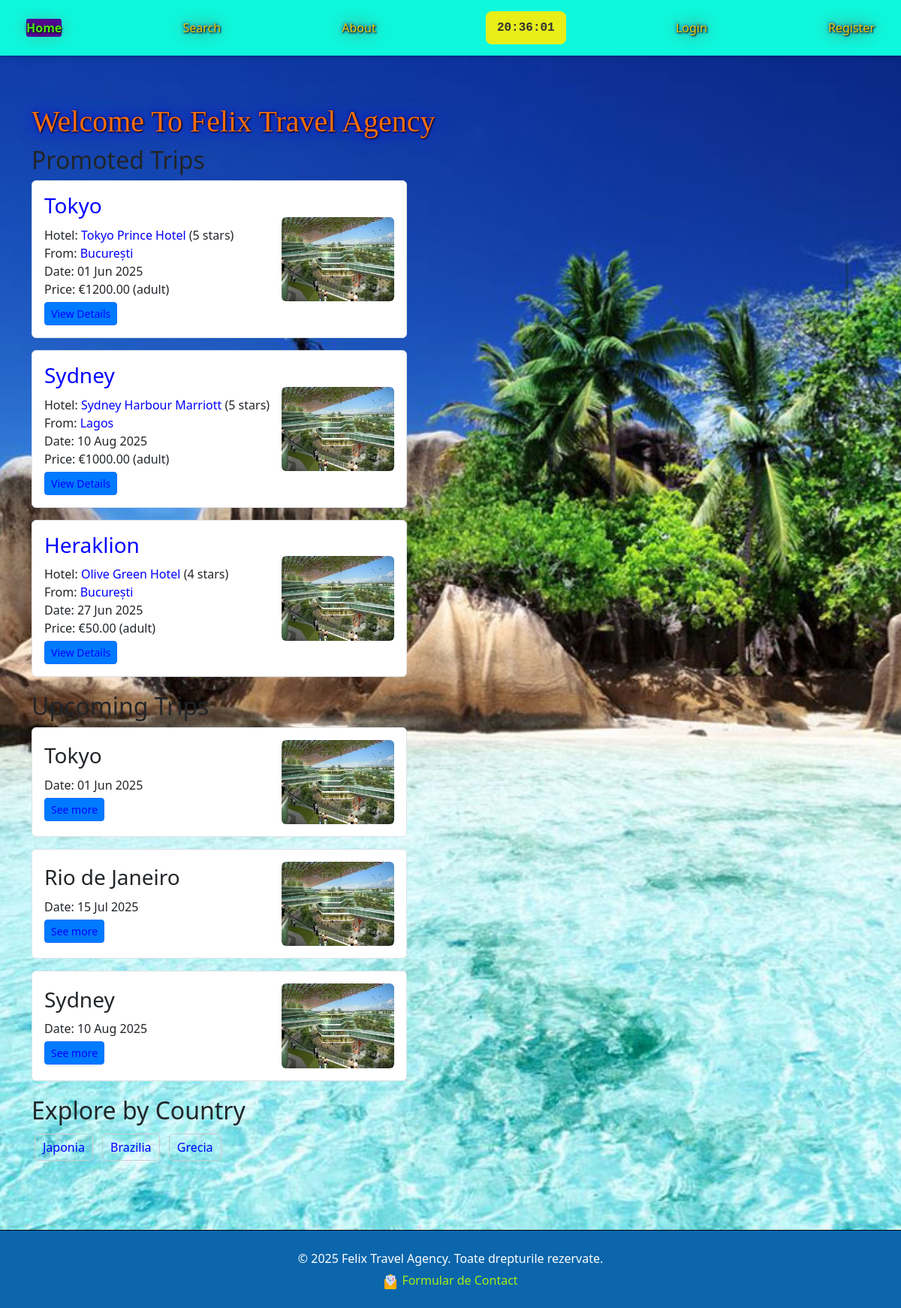
/, run on an earlier commit of the app's database.
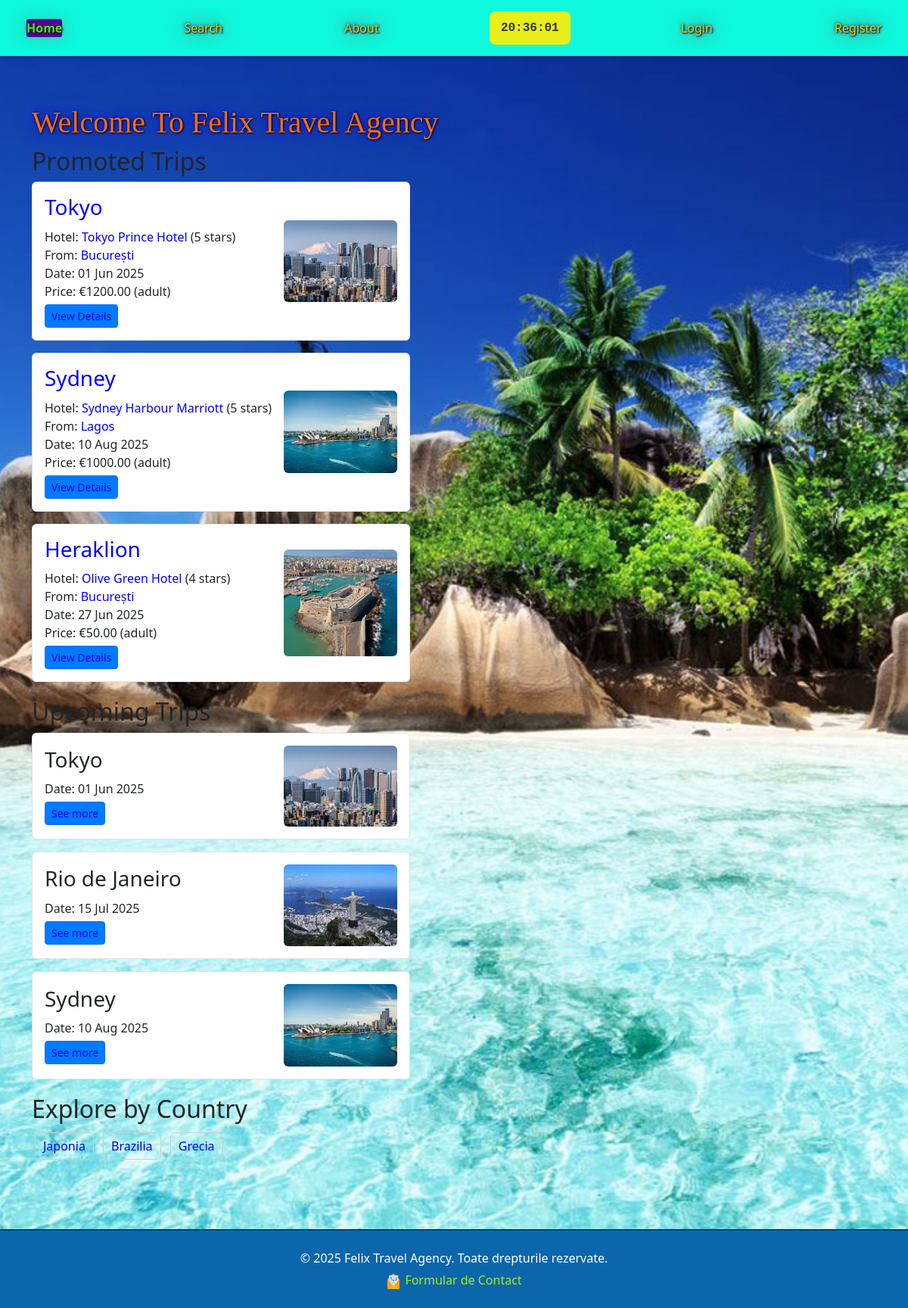
And on a later commit of the database.
### trips/models.py (models this page shows, shortened)
class Trip(models.Model):
    TRIP_TYPES = (
        ('BB', 'Bed & Breakfast'),
        ('HB', 'Half Board'),
        ('FB', 'Full Board'),
        ('AI', 'All Inclusive'),
    )
    departure_city = models.ForeignKey(City, related_name='departure_trips', on_delete=models.CASCADE)
    departure_airport = models.ForeignKey(Airport, related_name='departure_trips', on_delete=models.CASCADE)
    destination_city = models.ForeignKey(City, related_name='destination_trips', on_delete=models.CASCADE)
    destination_hotel = models.ForeignKey(Hotel, on_delete=models.CASCADE)
    destination_airport = models.ForeignKey(Airport, related_name='destination_trips', on_delete=models.CASCADE)
    departure_date = models.DateField()
    return_date = models.DateField()
    length_of_stay = models.IntegerField()  # in days
    trip_type = models.CharField(max_length=2, choices=TRIP_TYPES)
    price_adult = models.DecimalField(max_digits=10, decimal_places=2)
    price_child = models.DecimalField(max_digits=10, decimal_places=2)
    promoted = models.BooleanField(default=False)
    places_adults = models.IntegerField()
    places_children = models.IntegerField()

class Hotel(models.Model):
    name = models.CharField(max_length=100)
    standard = models.IntegerField(choices=[(i, f"{i} stars") for i in range(1, 6)])  # 1-5 stars
    description = models.TextField()
    city = models.ForeignKey(City, on_delete=models.CASCADE)

class City(models.Model):
    name = models.CharField(max_length=100)
    country = models.ForeignKey(Country, on_delete=models.CASCADE)
    image = models.ImageField(upload_to='city_images/', null=True, blank=True)
    class Meta:
        unique_together = ['name', 'country']

class Country(models.Model):
    name = models.CharField(max_length=100, unique=True)
    continent = models.ForeignKey(Continent, on_delete=models.CASCADE)

### trips/views.py (the view)
# urls.py: 2. Add a URL to urlpatterns:  path('', views.home, name='home')
def home(request):
    print(f"Request URL: {request.path}")  # Debug
    promoted_trips = Trip.objects.filter(promoted=True).select_related(
        'destination_hotel__city__country__continent',
        'departure_city__country__continent',
        'departure_airport',
        'destination_airport'
    )[:3]
    upcoming_trips = Trip.objects.filter(departure_date__gte=timezone.now()).select_related(
        'destination_hotel__city__country__continent',
        'departure_city__country__continent'
    )[:3]
    popular_countries = Country.objects.filter(
        city__destination_trips__isnull=False
    ).distinct()[:3]
    popular_continents = Continent.objects.filter(
        country__city__destination_trips__isnull=False
    ).distinct()[:3]
    context = {
        'promoted_trips': promoted_trips,
        'upcoming_trips': upcoming_trips,
        'popular_countries': popular_countries,
        'popular_continents': popular_continents,
    }
    return render(request, 'trips/home.html', context)

### trips/context_processors.py (called while the page is built)
def user_purchases(request):
    if request.user.is_authenticated:
        purchases = Purchase.objects.filter(user=request.user).select_related('trip__destination_hotel__city').order_by('-purchase_date')[:5]
        return {'user_purchases': purchases}
    return {'user_purchases': []}

### trips/templates/trips/home.html (shortened to what this page needs)
{% extends 'trips/master.html' %}
{% load static %}
{% block extra_css %}
    <link rel="stylesheet" href="{% static 'css/home.css' %}">
{% endblock %}
{% block content %}
<div class="container my-5">
    <h1>Welcome to Felix Travel Agency</h1>
    <aside class="left-side">
        <div class="trip-section">
            <h2>Promoted Trips</h2>
            {% for trip in promoted_trips %}
            <div class="trip-item d-flex align-items-center mb-3 p-3 border rounded">
                <div class="trip-info flex-grow-1">
                    <h3>
                        <a href="{% url 'search_trips' %}?destination_city={{ trip.destination_city.id }}">{{ trip.destination_hotel.city.name }}</a>
                    </h3>
                    <p>
                        Hotel: <a href="{% url 'search_trips' %}?hotel={{ trip.destination_hotel.id }}">{{ trip.destination_hotel.name }}</a> ({{ trip.destination_hotel.standard }} stars)<br>
                        From: <a href="{% url 'search_trips' %}?departure_city={{ trip.departure_city.id }}">{{ trip.departure_city.name }}</a><br>
                        Date: {{ trip.departure_date|date:"d M Y" }}<br>
                        Price: €{{ trip.price_adult }} (adult)
                    </p>
                    <a href="{% url 'trip_detail' trip.id %}" class="btn btn-primary btn-sm">View Details</a>
                </div>
                {% if trip.destination_hotel.city.image %}
                <img src="{{ trip.destination_hotel.city.image.url }}" class="img-fluid rounded ms-3" style="max-width: 150px; height: auto;" alt="{{ trip.destination_hotel.city.name }}">
                {% else %}
                <img src="{% static 'images/default_city.jpg' %}" class="img-fluid rounded ms-3" style="max-width: 150px; height: auto;" alt="Default">
                {% endif %}
            </div>
            {% empty %}
            <p>No promoted trips available.</p>
            {% endfor %}
        </div>
        <div class="trip-section">
            <h2>Upcoming Trips</h2>
            {% for trip in upcoming_trips %}
            <div class="trip-item d-flex align-items-center mb-3 p-3 border rounded">
                <div class="trip-info flex-grow-1">
                    <h3>{{ trip.destination_hotel.city.name }}</h3>
                    <p>Date: {{ trip.departure_date|date:"d M Y" }}</p>
                    <a href="{% url 'search_trips' %}?destination_city={{ trip.destination_city.id }}" class="btn btn-primary btn-sm">See more</a>
                </div>
                {% if trip.destination_hotel.city.image %}
                <img src="{{ trip.destination_hotel.city.image.url }}" class="img-fluid rounded ms-3" style="max-width: 150px; height: auto;" alt="{{ trip.destination_hotel.city.name }}">
                {% else %}
                <img src="{% static 'images/default_city.jpg' %}" class="img-fluid rounded ms-3" style="max-width: 150px; height: auto;" alt="Default">
                {% endif %}
            </div>
            {% empty %}
            <p>No upcoming trips available.</p>
            {% endfor %}
        </div>
    </aside>
    <div class="country-section">
        <h2>Explore by Country</h2>
        {% for country in popular_countries %}
        <a href="{% url 'search_trips' %}?country={{ country.id }}" class="country-link btn btn-outline-secondary m-1" aria-label="Search trips to {{ country.name }}">{{ country.name }}</a>
        {% empty %}
        <p>No countries available.</p>
        {% endfor %}
    </div>
</div>
{% endblock %}

### trips/templates/trips/master.html (shortened to what this page needs)
{% load static %}
<!DOCTYPE html>
<html lang="en">
<head>
    {% load bootstrap5 %}
    {% bootstrap_css %}
    <link rel="stylesheet" href="https://cdn.jsdelivr.net/npm/bootstrap-icons@1.11.3/font/bootstrap-icons.min.css">
    <link rel="stylesheet" href="{% static 'css/base.css' %}">
    {% block extra_css %}{% endblock %}
</head>
<body>
    <nav class="navbar">
        <a href="{% url 'home' %}" class="{% if request.path == '/' %}active{% endif %}">Home</a>
        <a href="{% url 'search_trips' %}" class="{% if request.path == '/search/' %}active{% endif %}">Search</a>
        <a href="{% url 'about' %}" class="{% if request.path == '/about/' %}active{% endif %}">About</a>
        <span id="clock" aria-live="off"></span>
        {% if user.is_authenticated %}
        <div class="dropdown">
            <a href="#" class="dropdown-toggle" id="userDropdown" data-bs-toggle="dropdown" aria-expanded="false">
                <i class="bi bi-person-circle me-1"></i>Welcome, {{ user.username }}!
            </a>
            <ul class="dropdown-menu dropdown-menu-end" aria-labelledby="userDropdown">
                <li class="dropdown-header">Purchase History</li>
                {% for purchase in user_purchases %}
                <li>
                    <a class="dropdown-item" href="{% url 'purchase_success' purchase.id %}">
                        <i class="bi bi-geo-alt me-1"></i> {{ purchase.trip.destination_hotel.city.name }} - {{ purchase.trip.departure_date|date:"d M Y" }} (€{{ purchase.total_amount|floatformat:2 }})
                    </a>
                </li>
                {% empty %}
                <li><span class="dropdown-item-text">No purchases yet</span></li>
                {% endfor %}
                <li><hr class="dropdown-divider"></li>
                <li><a class="dropdown-item" href="{% url 'logout' %}">Logout</a></li>
            </ul>
        </div>
        {% else %}
        <a href="{% url 'login' %}" class="{% if request.path == '/login/' %}active{% endif %}">Login</a>
        <a href="{% url 'register' %}" class="{% if request.path == '/register/' %}active{% endif %}">Register</a>
        {% endif %}
    </nav>
    <main>
        {% block content %}
        {% endblock %}
    </main>
<footer class="footer">
    <p>© 2025 Felix Travel Agency. Toate drepturile rezervate.</p>
    <p><a href="#" data-bs-toggle="modal" data-bs-target="#contactModal">
        <img src="{% static 'images/contact_icon.png' %}" alt="Contact Form" class="contact-icon">Formular de Contact</a></p>
</footer>
</body>
</html>

### trips/templates/contact.html (shortened to what this page needs)
{% load static %}

### trips/static/css/base.css (style rules this page uses)
body { background-image: url('/static/images/plaja2.jpg'); background-size: cover; background-position: center; background-repeat: no-repeat; background-attachment: fixed; min-height: 100vh; margin: 0; }
.navbar { position: fixed !important; top: 0 !important; left: 0 !important; width: 100% !important; background-color: #0ef8dd; color: rgb(7, 2, 13); padding: 15px 20px; z-index: 10000; box-shadow: 0 2px 5px rgba(0, 0, 0, 0.2); }
.navbar a { color: rgb(232, 207, 16); text-decoration: none; margin: 0 15px; justify-content: space-between; font-size: 16px; border-radius: 3px; box-shadow: #007bff; text-shadow: 1px 1px 2px black, 0 0 25px hsl(5, 100%, 50%), 0 0 5px darkblue; }
.navbar a.active { background-color: #400ba2; color: rgb(75, 233, 17); font-weight: bold; }
main { margin-top: 70px; padding: 20px; }
#clock { padding: 10px 15px; color: #333; font-family: monospace; font-size: 16px; font-weight: bold; background-color: #e7ee18; border-radius: 8px; }
.footer { margin-top: 20px; padding: 20px; background-color: #0b66ac; border-top: 1px solid #100404; text-align: center; margin-bottom: 0; }
.footer p { margin: 5px 0; color: white; }
.btn-primary { background-color: #007bff; }
footer.footer a { color: #a8ec18; text-decoration: none; transition: transform 0.2s ease; }
.footer .contact-icon { width: 20px; height: 20px; margin-right: 5px; }

### trips/static/css/home.css (style rules this page uses)
h1 { color: rgb(244, 110, 15); text-shadow: 1px 1px 2px black, 0 0 25px blue, 0 0 5px darkblue; text-transform: capitalize; font-family: fantasy; }
.left-side { float: left; max-width: 100%; }
.trip-section { margin-bottom: 20px; }
.trip-item img { border-radius: 8px; object-fit: cover; }
.trip-item { margin-bottom: 15px; padding: 10px; border: 1px solid #ccc; margin: 5px 0; background-color: #fff; transition: box-shadow 0.3s; }
.trip-item h3 { margin: 0 0 10px; }
.trip-item p { margin: 5px 0; }
.trip-item a { color: blue; text-decoration: none; }
.country-section { clear: both; text-decoration: none; }
.country-link { display: inline-block; margin: 5px; padding: 5px 10px; border: 1px solid #ccc; text-decoration: none; color: blue; }

What changed in the data, as far as the page shows it:
changed through a linked row, Trip "01 Jun 2025": destination_hotel.city.image: picture added; image: picture removed
changed through a linked row, Trip "10 Aug 2025": destination_hotel.city.image: picture added; image: picture removed
changed through a linked row, Trip "27 Jun 2025": destination_hotel.city.image: picture added; image: picture removed
changed through a linked row, Trip "15 Jul 2025": destination_hotel.city.image: picture added; image: picture removed
